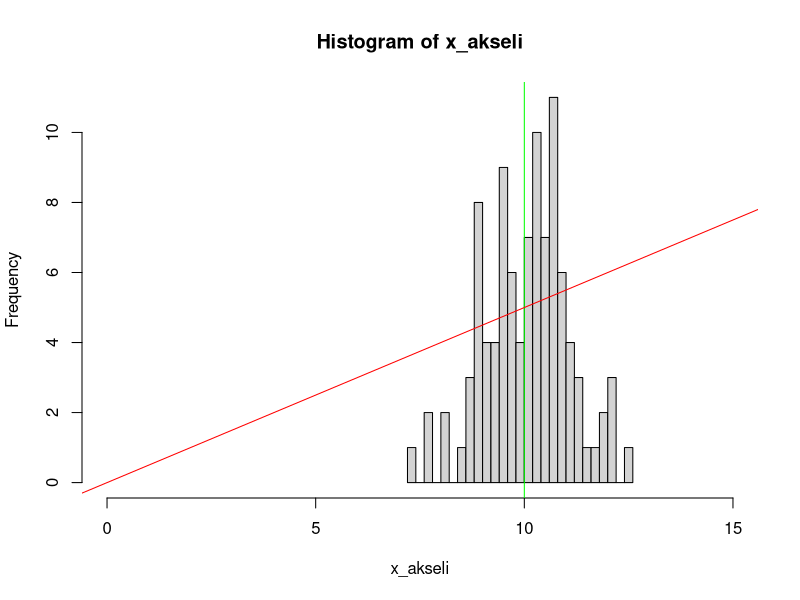
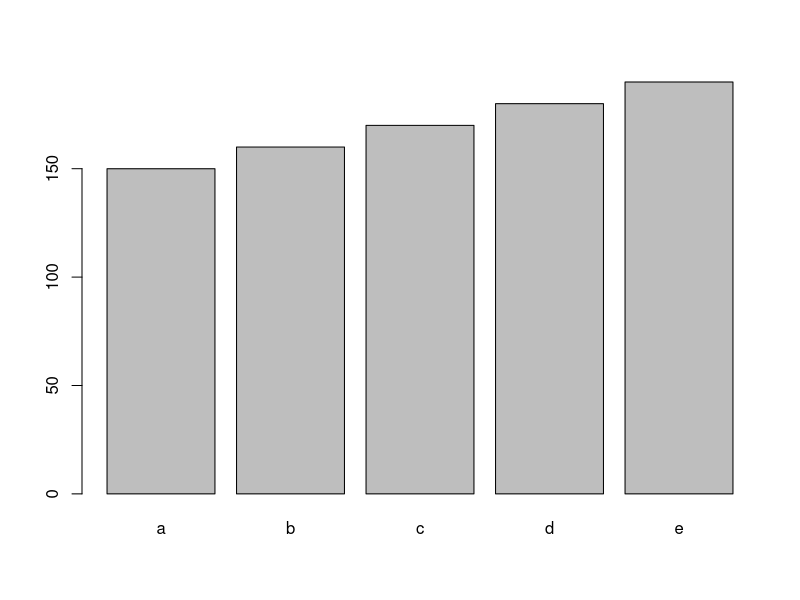
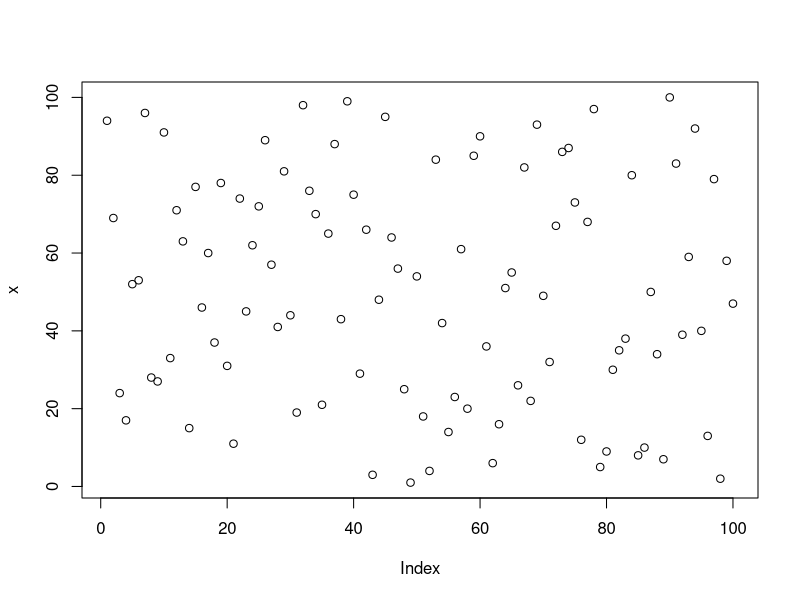

Reproduce these figures in R, in order.
## ---- chunk 1

#luodaan aineisto
x_akseli <- rnorm(100, 10)

# piirretään histogrammi ja kaksi viivaa 
hist(x_akseli, breaks = 25, xlim=c(0,15)) # 
abline(v= 10, col="green")
abline(0,0.5, col="red")
## ---- chunk 2
heights_var <- c(a=150,b= 160,c= 170,d= 180,e= 190)
barplot(heights_var)
## ---- chunk 3
x <- sample(100)
plot(x)
